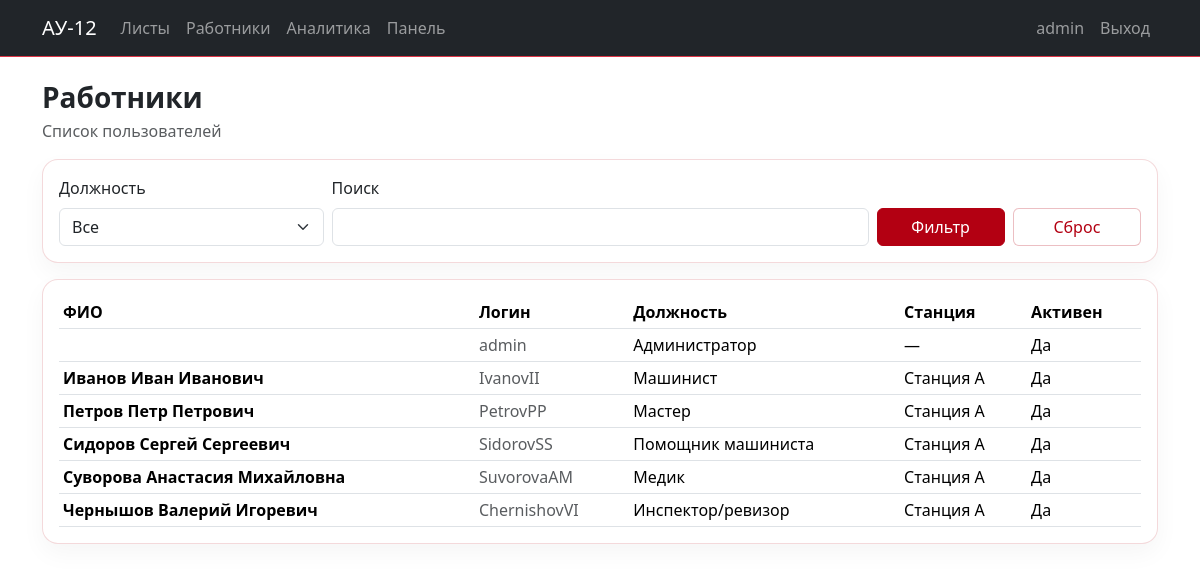
The app's page /workers/ (signed in) with its own data.
### apps/accounts/models.py (models this page shows, shortened)
class User(AbstractUser):
    patronymic = models.CharField("Отчество", max_length=150, blank=True, default="")
    role = models.CharField("Должность", max_length=20, choices=Role.choices, default=Role.MACHINIST)
    station = models.ForeignKey(
        Station,
        verbose_name="Станция",
        on_delete=models.PROTECT,
        null=True,
        blank=True,
        related_name="users",
    )
    class Meta:
        verbose_name = "Пользователь"
        verbose_name_plural = "Пользователи"

### apps/directory/models.py (models this page shows)
class Station(models.Model):
    name = models.CharField("Станция", max_length=255, unique=True)
    class Meta:
        verbose_name = "Станция"
        verbose_name_plural = "Станции"
    def __str__(self): return self.name

### apps/accounts/views.py (the view, shortened to what this page needs)
# urls.py: path("workers/", WorkerListView.as_view(), name="worker_list"),
class WorkerListView(RoleRequiredMixin, ListView):
    allowed_roles = {Role.ADMIN, Role.MASTER, Role.INSPECTOR}
    model = User
    template_name = "accounts/worker_list.html"
    paginate_by = 50
    def get_queryset(self):
        qs = super().get_queryset().select_related("station").order_by("last_name", "first_name", "patronymic")
        role = self.request.GET.get("role") or ""
        q = self.request.GET.get("q") or ""
        if role:
            qs = qs.filter(role=role)
        return qs
    def get_context_data(self, **kwargs):
        ctx = super().get_context_data(**kwargs)
        ctx["filter_form"] = WorkerFilterForm(self.request.GET)
        return ctx

### apps/accounts/forms.py
class WorkerFilterForm(forms.Form):
    role = forms.ChoiceField(choices=[("", "Все")] + list(Role.choices), required=False, label="Должность")
    q = forms.CharField(required=False, label="Поиск")
    def __init__(self, *args, **kwargs):
        super().__init__(*args, **kwargs)
        _bootstrapify_form(self)

### apps/accounts/forms.py (called while the page is built)
def _bootstrapify_form(form: forms.Form) -> forms.Form:
    for _, f in form.fields.items():
        cls = f.widget.attrs.get("class", "")
        if "form-control" in cls or "form-select" in cls or "form-check-input" in cls:
            continue
        if f.widget.__class__.__name__ in ["Select", "SelectMultiple"]:
            f.widget.attrs["class"] = (cls + " form-select").strip()
        elif f.widget.__class__.__name__ in ["CheckboxInput"]:
            f.widget.attrs["class"] = (cls + " form-check-input").strip()
        else:
            f.widget.attrs["class"] = (cls + " form-control").strip()
    return form

### apps/accounts/permissions.py (called while the page is built)
    def dispatch(self, request, *args, **kwargs):
        if not request.user.is_authenticated:
            return super().dispatch(request, *args, **kwargs)
        if getattr(request.user, "is_superuser", False):
            return super().dispatch(request, *args, **kwargs)
        if self.allowed_roles and getattr(request.user, "role", None) not in self.allowed_roles:
            return HttpResponseForbidden("Недостаточно прав.")
        return super().dispatch(request, *args, **kwargs)

### apps/accounts/templates/accounts/worker_list.html
{% extends "base.html" %}
{% block content %}
<div class="d-flex align-items-end justify-content-between flex-wrap gap-2 mb-3">
  <div>
    <h3 class="section-title mb-1">Работники</h3>
    <div class="text-muted">Список пользователей</div>
  </div>
</div>
<div class="card p-3 mb-3">
  <form class="row g-2 align-items-end" method="get">
    <div class="col-md-3">
      <label class="form-label">{{ filter_form.role.label }}</label>
      {{ filter_form.role }}
    </div>
    <div class="col-md-6">
      <label class="form-label">{{ filter_form.q.label }}</label>
      {{ filter_form.q }}
    </div>
    <div class="col-md-3 d-flex gap-2">
      <button class="btn btn-brand w-100" type="submit">Фильтр</button>
      <a class="btn btn-ghost w-100" href="{% url 'accounts:worker_list' %}">Сброс</a>
    </div>
  </form>
</div>
<div class="card p-3">
  <div class="table-responsive">
    <table class="table table-sm align-middle mb-0">
      <thead>
        <tr>
          <th>ФИО</th>
          <th>Логин</th>
          <th>Должность</th>
          <th>Станция</th>
          <th>Активен</th>
        </tr>
      </thead>
      <tbody>
      {% for u in object_list %}
        <tr>
          <td class="fw-semibold">{{ u.last_name }} {{ u.first_name }} {{ u.patronymic }}</td>
          <td class="text-muted">{{ u.username }}</td>
          <td>{{ u.get_role_display }}</td>
          <td>{% if u.station %}{{ u.station }}{% else %}—{% endif %}</td>
          <td>{% if u.is_active %}Да{% else %}Нет{% endif %}</td>
        </tr>
      {% empty %}
        <tr><td colspan="5" class="text-muted">Нет данных</td></tr>
      {% endfor %}
      </tbody>
    </table>
  </div>
</div>
{% endblock %}

### apps/accounts/templates/base.html (shortened to what this page needs)
<!doctype html>
<html lang="ru">
<head>
  <link href="https://cdn.jsdelivr.net/npm/bootstrap@5.3.3/dist/css/bootstrap.min.css" rel="stylesheet">
  <link href="/static/css/style.css" rel="stylesheet">
</head>
<body>
<nav class="navbar navbar-expand-lg navbar-dark bg-dark border-bottom border-danger">
  <div class="container">
    <a class="navbar-brand" href="{% url 'routesheets:au12_list' %}">АУ-12</a>
    <div class="collapse navbar-collapse" id="nav">
      <ul class="navbar-nav me-auto">
        <li class="nav-item"><a class="nav-link" href="{% url 'routesheets:au12_list' %}">Листы</a></li>
        <li class="nav-item"><a class="nav-link" href="{% url 'accounts:worker_list' %}">Работники</a></li>
        <li class="nav-item"><a class="nav-link" href="{% url 'routesheets:analytics_fuel' %}">Аналитика</a></li>
        {% if user.is_authenticated and user.is_superuser %}
          <li class="nav-item"><a class="nav-link" href="{% url 'panel:home' %}">Панель</a></li>
        {% endif %}
      </ul>
      <ul class="navbar-nav">
        {% if user.is_authenticated %}
          <li class="nav-item"><a class="nav-link">{{ user.username }}</a></li>
          <li class="nav-item"><a class="nav-link" href="{% url 'accounts:logout' %}">Выход</a></li>
        {% else %}
          <li class="nav-item"><a class="nav-link" href="{% url 'accounts:login' %}">Вход</a></li>
        {% endif %}
      </ul>
    </div>
  </div>
</nav>
<main class="container py-4">
  {% block content %}{% endblock %}
</main>
</body>
</html>

### static/css/style.css (style rules this page uses)
:root { --brand:#b30012; --brand2:#7a000c; }
.section-title { font-weight:700; }
.btn-brand { background:var(--brand); border-color:var(--brand); color:#fff; }
.btn-ghost { border:1px solid rgba(179,0,18,.25); color:var(--brand); background:#fff; }
.card { border:1px solid rgba(179,0,18,.15); border-radius:16px; box-shadow:0 10px 25px rgba(0,0,0,.04); }

### records on screen
User: username "admin", role "Администратор", is_active "Да"
User: last_name "Иванов", first_name "Иван", patronymic "Иванович", username "IvanovII", role "Машинист", station "Станция А", is_active "Да"
User: last_name "Петров", first_name "Петр", patronymic "Петрович", username "PetrovPP", role "Мастер", station "Станция А", is_active "Да"
User: last_name "Сидоров", first_name "Сергей", patronymic "Сергеевич", username "SidorovSS", role "Помощник машиниста", station "Станция А", is_active "Да"
User: last_name "Суворова", first_name "Анастасия", patronymic "Михайловна", username "SuvorovaAM", role "Медик", station "Станция А", is_active "Да"
User: last_name "Чернышов", first_name "Валерий", patronymic "Игоревич", username "ChernishovVI", role "Инспектор/ревизор", station "Станция А", is_active "Да"

### other values on screen
{{ filter_form.role.label }} "Должность"
{{ filter_form.q.label }} "Поиск"
